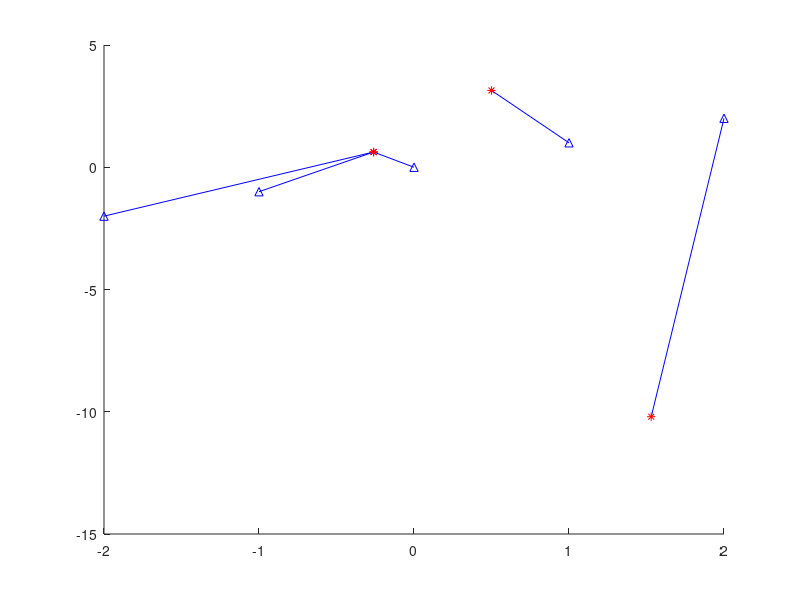

Here is the MATLAB script that generated this plot:
clear all;
clc;
more off;
disp("EJERCICIOS PRACTICOS -- ECUACIONES");
disp("");
%
%Ejercicio 11
%
disp("Ejercicio 11.-");
%
function y=f(x)
  y=[sin(x(1)*x(2))/2-x(2)/(4*pi)-x(1)/2;
  (1-1/(4*pi))*(exp(2*x(1))-e)+e/pi*x(2)-2*e*x(1)];
endfunction
function M=J(x)
  M=[cos(x(1)*x(2))*x(2)/2-1/2, cos(x(1)*x(2))*x(1)/2-1/(4*pi);
  (1-1/(4*pi))*exp(2*x(1))*2-2*e, e/pi];
endfunction
%
tol=1e-8;
%semillas=[0 0; -0.5 0; 0 3; 0 4; 0.3 2; 1 -1; 2 4; 1.5 3; 2 2];
semillas=[linspace(-2,2,5);linspace(-2,2,5)]';
figure(1); clf; hold on;
for s=1:rows(semillas)
  x0=semillas(s,:)';
  printf("Desde [%5.2f,%5.2f]  ",x0');
  x1=x0;
  n=0;
  do
    n++;
    x0=x1;
    x1=x0-J(x0)\f(x0);
    %plot([x0(1) x1(1)],[x0(2) x1(2)],'b');
  until norm(x1-x0,"inf")/norm(x1,"inf")<tol;
  printf("en %2d iteraciones se obtuvo [%18.14f,%18.14f]\n",n,x1);
  plot([x1(1) semillas(s,1)],[x1(2) semillas(s,2)],'b');
  plot(x1(1),x1(2),'*r');
  plot(semillas(s,1),semillas(s,2),'^b');
endfor
hold off;
disp("==== FIN DEL EJERCICIO ====");